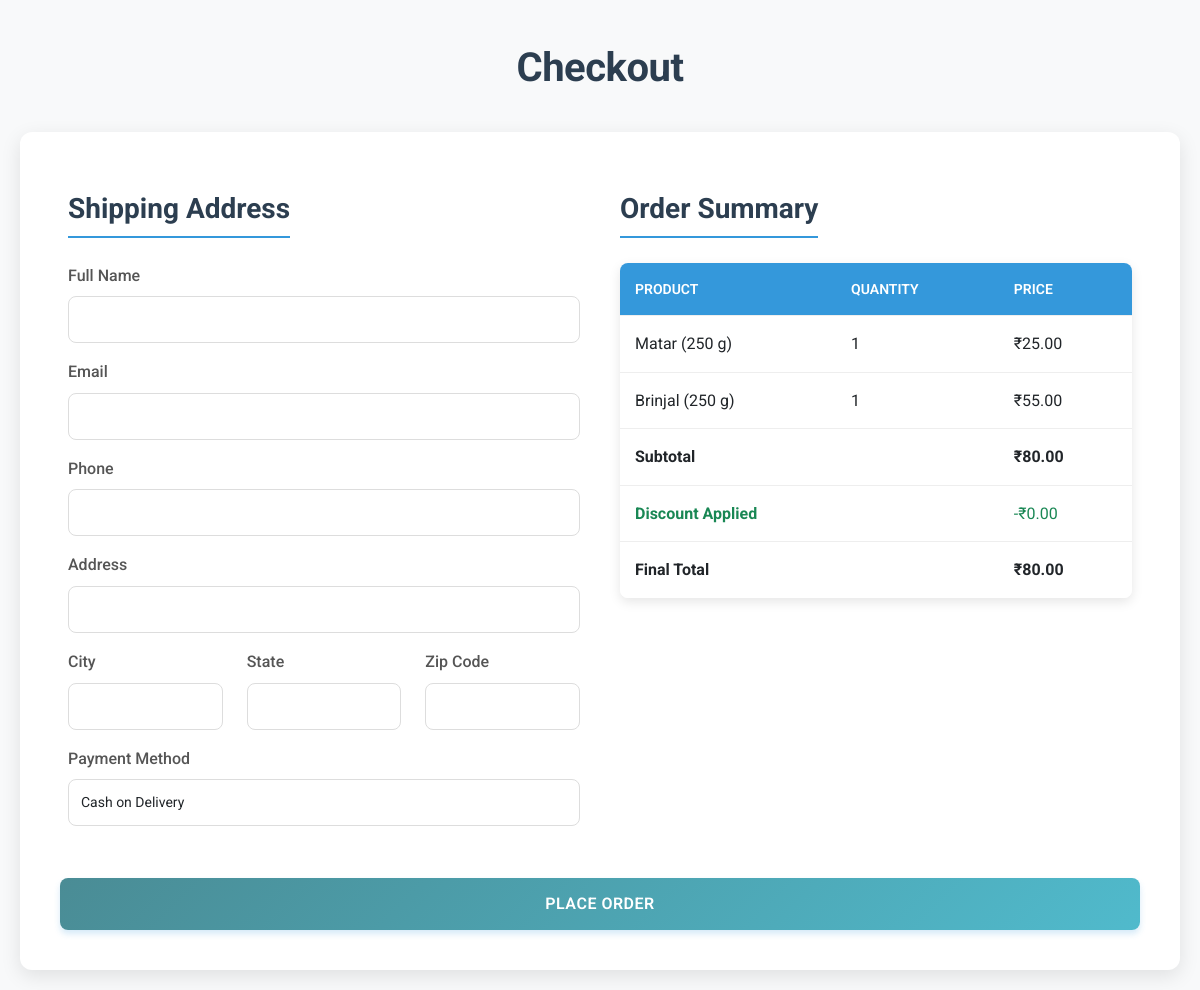
The app's page /checkout/ with its own data.
### myApp/models.py (models this page shows, shortened)
class Cart(models.Model):
    product_type = models.CharField(max_length=50)  # 'fruit', 'vegie', or 'pulse'
    product_id = models.IntegerField()  # Stores the ID of the product
    title = models.CharField(max_length=100)
    price = models.DecimalField(max_digits=10, decimal_places=2)
    quantity = models.PositiveIntegerField(default=1)

### GrowPure/views.py (the view, shortened to what this page needs)
# urls.py: path('checkout/', views.checkout_view, name='checkout_view'),
def checkout_view(request):
    cart_items = Cart.objects.all()
    total_price = sum(Decimal(item.price) * item.quantity for item in cart_items)
    discount_amount = Decimal(str(request.session.get('discount_amount', '0'))).quantize(Decimal('0.00'))
    coupon_discount = Decimal('0')
    applied_coupon = None
    if 'coupon_code' in request.session:
        try:
            applied_coupon = Coupon.objects.get(code=request.session['coupon_code'])
            coupon_discount = Decimal(applied_coupon.discount).quantize(Decimal('0.00'))
        except Coupon.DoesNotExist:
            del request.session['coupon_code']
    final_price = (total_price - discount_amount - coupon_discount).quantize(Decimal('0.00'))
    return render(request, 'checkout.html', {
        'cart_items': cart_items,
        'total_price': total_price.quantize(Decimal('0.00')),
        'discount_amount': discount_amount,
        'coupon_discount': coupon_discount,
        'applied_coupon': applied_coupon,
        'final_price': final_price
    })

### templates/checkout.html (shortened to what this page needs)
<!DOCTYPE html>
<html lang="en">
<head>
    <link rel="stylesheet" href="https://cdn.jsdelivr.net/npm/bootstrap@5.3.0/dist/css/bootstrap.min.css">
    <link rel="stylesheet" href="/static/css/checkout.css">
</head>
<body>
    <div class="container">
        <h2 class="text-center mt-4">Checkout</h2>
        <form method="POST">
            <div class="row">
                <div class="col-md-6">
                    <h3>Shipping Address</h3>
                    <div class="mb-3">
                        <label>Full Name</label>
                        <input type="text" name="full_name" class="form-control" required>
                    </div>
                    <div class="mb-3">
                        <label>Email</label>
                        <input type="email" name="email" class="form-control" required>
                    </div>
                    <div class="mb-3">
                        <label>Phone</label>
                        <input type="text" name="phone" class="form-control" required>
                    </div>
                    <div class="mb-3">
                        <label>Address</label>
                        <input type="text" name="address" class="form-control" required>
                    </div>
                    <div class="row">
                        <div class="col-md-4 mb-3">
                            <label>City</label>
                            <input type="text" name="city" class="form-control" required>
                        </div>
                        <div class="col-md-4 mb-3">
                            <label>State</label>
                            <input type="text" name="state" class="form-control" required>
                        </div>
                        <div class="col-md-4 mb-3">
                            <label>Zip Code</label>
                            <input type="text" name="zip_code" class="form-control" required>
                        </div>
                    </div>
                    <div class="mb-3">
                        <label>Payment Method</label>
                        <select name="payment_method" class="form-control">
                            <option value="COD">Cash on Delivery</option>
                        </select>
                    </div>
                </div>
                <div class="col-md-6">
                    <h3>Order Summary</h3>
                    <table class="table">
                        <tr>
                            <th>Product</th>
                            <th>Quantity</th>
                            <th>Price</th>
                        </tr>
                        {% for item in cart_items %}
                        <tr>
                            <td>{{ item.title }}</td>
                            <td>{{ item.quantity }}</td>
                            <td>₹{{ item.price }}</td>
                        </tr>
                        {% endfor %}
                        <tr>
                            <td colspan="2"><strong>Subtotal</strong></td>
                            <td><strong>₹{{ total_price }}</strong></td>
                        </tr>
                        <tr>
                            <td colspan="2" class="text-success"><strong>Discount Applied</strong></td>
                            <td class="text-success">-₹{{ discount_amount|default:"0.00" }}</td>
                        </tr>
                        <tr>
                            <td colspan="2"><strong>Final Total</strong></td>
                            <td><strong>₹{{ final_price }}</strong></td>
                        </tr>
                    </table>
                </div>
            </div>
            <div class="row">
                <div class="col-md-12">
                    <button type="submit" class="btn btn-primary mt-3 w-100">Place Order</button>
                </div>
            </div>
        </form>
    </div>
</body>
</html>

### static/css/checkout.css (style rules this page uses)
body { font-family: 'Roboto', sans-serif; background-color: #f8f9fa; color: #333; line-height: 1.6; }
.container { max-width: 1200px; margin: 0 auto; padding: 20px; }
h2, h3 { color: #2c3e50; font-weight: 700; }
h2 { margin-bottom: 40px; font-size: 2.5rem; text-align: center; letter-spacing: -0.5px; }
h3 { margin-bottom: 25px; font-size: 1.75rem; border-bottom: 2px solid #3498db; padding-bottom: 10px; display: inline-block; }
form { background: #ffffff; padding: 40px; border-radius: 12px; box-shadow: 0 6px 20px rgba(0, 0, 0, 0.1); }
label { font-weight: 500; color: #555; margin-bottom: 8px; display: block; }
.form-control { border: 1px solid #ddd; border-radius: 8px; padding: 12px; font-size: 14px; transition: all 0.3s ease; width: 100%; }
.col-md-6 { padding: 20px; }
.mb-3 { margin-bottom: 25px; }
.table { width: 100%; border-collapse: collapse; margin-bottom: 30px; background: #ffffff; border-radius: 8px; overflow: hidden; box-shadow: 0 4px 12px rgba(0, 0, 0, 0.1); }
.table th, .table td { padding: 15px; text-align: left; border-bottom: 1px solid #eee; }
.table th { background-color: #3498db; color: #fff; font-weight: 600; text-transform: uppercase; font-size: 14px; }
.table tr:last-child td { border-bottom: none; }
.btn-primary { background: linear-gradient(135deg, #4a8c95, #50bacc); border: none; padding: 14px 24px; font-size: 16px; font-weight: 600; color: #fff; border-radius: 8px; cursor: pointer; transition: all 0.3s ease; display: block; width: 100%; text-align: center; text-transform: uppercase; letter-spacing: 0.5px; box-shadow: 0 4px 6px rgba(52, 152, 219, 0.2); }

### records on screen
Cart: title "Matar (250 g)", quantity "1", price "25.00"
Cart: title "Brinjal (250 g)", quantity "1", price "55.00"

### other values on screen
{{ total_price }} "80.00"
{{ discount_amount|default:"0.00" }} "0.00"
{{ final_price }} "80.00"
